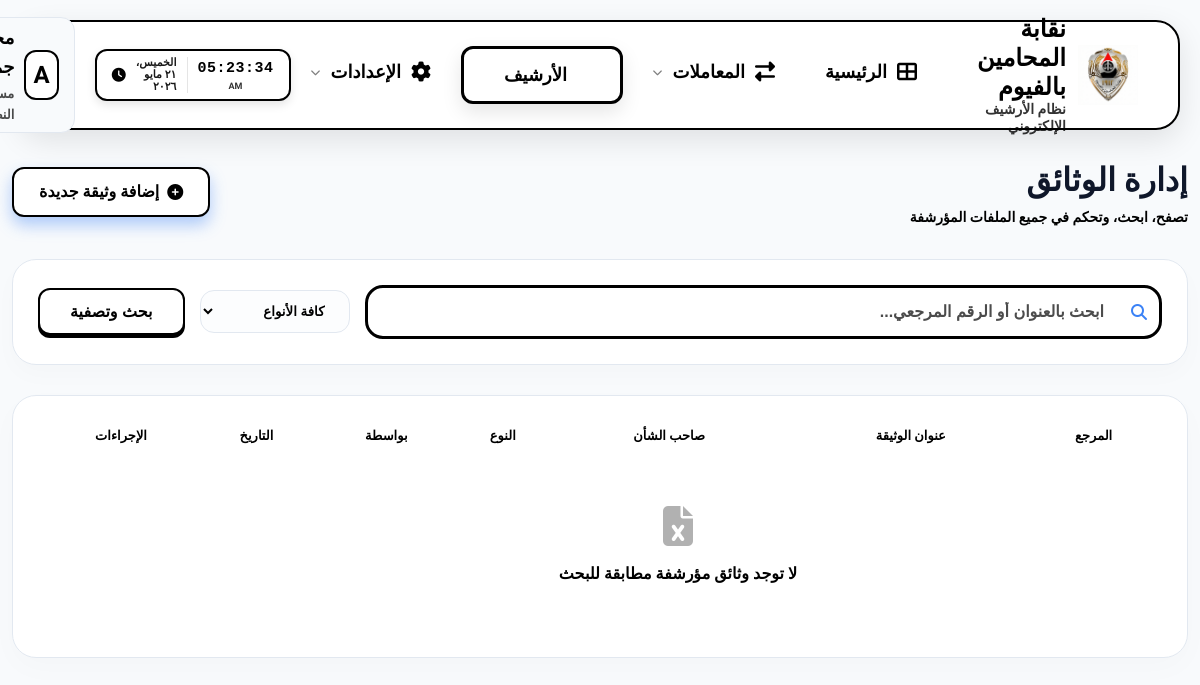
Page /documents/ (signed in) on the earlier database version.
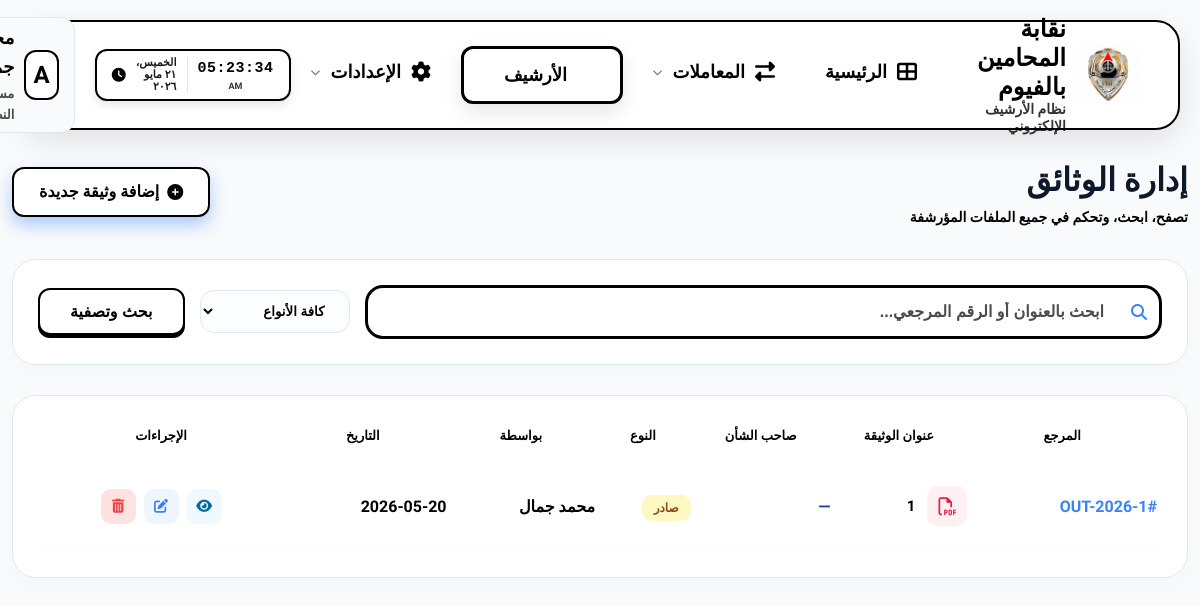
Same page on the later database version.
### eams/models.py (models this page shows, shortened)
class Document(models.Model):
    TYPE_CHOICES = (
        ('incoming', 'وارد'),
        ('outgoing', 'صادر'),
        ('internal', 'داخلي'),
    )
    title = models.CharField(max_length=255, verbose_name="عنوان الوثيقة")
    doc_type = models.CharField(max_length=20, choices=TYPE_CHOICES, default='incoming', verbose_name="نوع الوثيقة")
    reference_number = models.CharField(max_length=50, blank=True, null=True, verbose_name="رقم الصادر/الوارد")
    file = models.FileField(upload_to='documents/%Y/%m/%d/', verbose_name="الملف", blank=True, null=True)
    category = models.ForeignKey(Category, on_delete=models.CASCADE, related_name='documents', verbose_name="التصنيف")
    transaction = models.ForeignKey(Transaction, on_delete=models.SET_NULL, null=True, blank=True, related_name='documents', verbose_name="المعاملة (رقم المتابعة)")
    tags = models.ManyToManyField(Tag, blank=True, verbose_name="الوسوم")
    description = models.TextField(blank=True, null=True, verbose_name="الوصف")
    recipient_name = models.CharField(max_length=255, blank=True, null=True, verbose_name="اسم المستلم")
    recipient_department = models.CharField(max_length=255, blank=True, null=True, verbose_name="قسم المستلم")
    uploaded_at = models.DateTimeField(auto_now_add=True, verbose_name="تاريخ الرفع")
    updated_at = models.DateTimeField(auto_now=True, verbose_name="تاريخ التعديل")
    uploaded_by = models.ForeignKey(User, on_delete=models.SET_NULL, null=True, related_name='uploaded_documents', verbose_name="بواسطة")
    group_id = models.CharField(max_length=100, blank=True, null=True, verbose_name="معرف المجموعة (للرفع المتعدد)")

class Profile(models.Model):
    ROLE_CHOICES = (
        ('admin', 'مدير نظام'),
        ('employee', 'موظف'),
        ('viewer', 'مشاهد'),
    )
    user = models.OneToOneField(User, on_delete=models.CASCADE, related_name='profile')
    full_name = models.CharField(max_length=255, blank=True, null=True, verbose_name="الاسم بالكامل")
    job_title = models.CharField(max_length=255, blank=True, null=True, verbose_name="الوظيفة")
    department = models.CharField(max_length=255, blank=True, null=True, verbose_name="القسم")
    raw_password = models.CharField(max_length=255, blank=True, null=True, verbose_name="كلمة المرور الحالية (للمدير)")
    access_incoming = models.BooleanField(default=True, verbose_name="الأرشيف الوارد")
    access_outgoing = models.BooleanField(default=True, verbose_name="الأرشيف الصادر")
    access_internal = models.BooleanField(default=True, verbose_name="البريد الداخلي")
    access_reports = models.BooleanField(default=False, verbose_name="التقارير الإحصائية")
    access_categories = models.BooleanField(default=False, verbose_name="إدارة الأقسام")
    access_audit = models.BooleanField(default=False, verbose_name="سجل التحركات")
    access_users = models.BooleanField(default=False, verbose_name="إدارة المستخدمين")

### eams/views.py (the view, shortened to what this page needs)
# urls.py: path('documents/', views.document_list, name='document_list'),
@login_required
def document_list(request):
    query = request.GET.get('q')
    category_id = request.GET.get('category')
    doc_type = request.GET.get('type')
    documents = Document.objects.all()
    if doc_type:
        documents = documents.filter(doc_type=doc_type)
    if category_id:
        documents = documents.filter(category_id=category_id)
    documents = documents.order_by('-uploaded_at')
    context = {
        'documents': documents,
        'categories': Category.objects.all(),
    }
    if request.headers.get('X-Requested-Part') == 'rows':
        return render(request, 'eams/partials/document_table_rows.html', context)
    return render(request, 'eams/document_list.html', context)

### templates/eams/document_list.html (shortened to what this page needs)
{% extends 'base.html' %}
{% block content %}
<div class="fade-in">
    <div class="list-header" style="display: flex; justify-content: space-between; align-items: center; margin-bottom: 30px; flex-wrap: wrap; gap: 20px;">
        <div>
            <h1 style="font-size: 28px; font-weight: 900; color: var(--primary-color);">إدارة الوثائق</h1>
            <p style="color: var(--text-muted); font-size: 14px; font-weight: 700;">تصفح، ابحث، وتحكم في جميع الملفات المؤرشفة</p>
        </div>
        <a href="{% url 'document_create' %}{% if request.GET.type %}?type={{ request.GET.type }}{% endif %}" class="btn btn-primary" style="box-shadow: 0 8px 16px var(--accent-glow);">
            <i class="fas fa-plus-circle"></i> إضافة وثيقة جديدة
        </a>
    </div>
    <div class="filters-bar" style="background: white; padding: 25px; border-radius: 24px; border: 1px solid var(--border-color); margin-bottom: 30px; box-shadow: 0 10px 25px rgba(0,0,0,0.02);">
        <form action="{{ request.path }}" method="GET" style="display: flex; gap: 15px; flex-wrap: wrap; align-items: center;">
            <div style="flex-grow: 1; min-width: 250px; position: relative;">
                <i class="fas fa-search" style="position: absolute; right: 15px; top: 50%; transform: translateY(-50%); color: var(--accent-color);"></i>
                <input type="text" name="q" placeholder="ابحث بالعنوان أو الرقم المرجعي..." value="{{ request.GET.q|default:'' }}"
                    style="width: 100%; padding: 15px 55px 15px 15px; border-radius: 18px; border: 3px solid #000000; outline: none; font-weight: 900; font-size: 16px; transition: all 0.3s; background: #ffffff; color: #000000 !important;">
            </div>
            <select name="type" style="padding: 12px 20px; border-radius: 14px; border: 1.5px solid var(--border-color); font-weight: 700; cursor: pointer; outline: none; background: #fcfdfe; min-width: 150px;">
                <option value="">كافة الأنواع</option>
            </select>
            <button type="submit" class="btn btn-primary" style="padding: 12px 30px;">بحث وتصفية</button>
        </form>
    </div>
    <div class="data-container table-responsive">
        <table style="width: 100%; border-collapse: collapse; min-width: 800px;">
            <thead>
                <tr>
                    <th style="padding-bottom: 20px; color: var(--text-muted); font-size: 13px;">المرجع</th>
                    <th style="padding-bottom: 20px; color: var(--text-muted); font-size: 13px;">عنوان الوثيقة</th>
                    <th style="padding-bottom: 20px; color: var(--text-muted); font-size: 13px;">صاحب الشأن</th>
                    <th style="padding-bottom: 20px; color: var(--text-muted); font-size: 13px;">النوع</th>
                    <th style="padding-bottom: 20px; color: var(--text-muted); font-size: 13px;">بواسطة</th>
                    <th style="padding-bottom: 20px; color: var(--text-muted); font-size: 13px;">التاريخ</th>
                    <th style="padding-bottom: 20px; color: var(--text-muted); font-size: 13px; text-align: center;">الإجراءات</th>
                </tr>
            </thead>
            <tbody id="document-table-body"
                   hx-get="{% url 'document_list' %}{% if request.GET %}?{{ request.GET.urlencode }}{% endif %}"
                   hx-trigger="every 5s"
                   hx-headers='{"X-Requested-Part": "rows"}'
                   hx-swap="innerHTML">
                {% include 'eams/partials/document_table_rows.html' %}
            </tbody>
        </table>
    </div>
</div>
{% endblock %}

### templates/eams/partials/document_table_rows.html (shortened to what this page needs)
{% for doc in documents %}
<tr style="border-bottom: 1px solid #f8fafc;">
    <td style="padding: 20px 0; font-weight: 900; color: var(--accent-color);">#{{ doc.reference_number }}</td>
    <td style="padding: 20px 0;">
        <div style="display: flex; align-items: center; gap: 12px;">
            <div style="width: 40px; height: 40px; background: #fff1f2; color: #e11d48; border-radius: 10px; display: flex; align-items: center; justify-content: center; font-size: 18px;">
                <i class="far fa-file-pdf"></i>
            </div>
            <span style="font-weight: 800; font-size: 15px;">{{ doc.title }}</span>
        </div>
    </td>
    <td style="padding: 20px 0;">
        <span style="font-weight: 800; color: #1e40af;">{{ doc.transaction.client_name|default:"—" }}</span>
    </td>
    <td style="padding: 20px 0;">
        {% if doc.doc_type == 'incoming' %}
        <span style="background: #dcfce7; color: #166534; padding: 6px 12px; border-radius: 10px; font-size: 12px; font-weight: 900;">وارد</span>
        {% elif doc.doc_type == 'outgoing' %}
        <span style="background: #fef9c3; color: #854d0e; padding: 6px 12px; border-radius: 10px; font-size: 12px; font-weight: 900;">صادر</span>
        {% else %}
        <span style="background: #e0e7ff; color: #3730a3; padding: 6px 12px; border-radius: 10px; font-size: 12px; font-weight: 900;">داخلي</span>
        {% endif %}
    </td>
    <td style="padding: 20px 0;">
        <span style="font-weight: 800; color: #000;">{{ doc.uploaded_by.profile.full_name|default:doc.uploaded_by.username|default:"نظام" }}</span>
    </td>
    <td style="padding: 20px 0; color: var(--text-muted); font-weight: 700;">{{ doc.uploaded_at|date:"Y-m-d" }}</td>
    <td style="padding: 20px 0;">
        <div style="display: flex; gap: 8px; justify-content: center;">
            <a href="{% url 'document_detail' doc.pk %}" style="width: 35px; height: 35px; border-radius: 10px; background: #f0f9ff; color: #0369a1; display: flex; align-items: center; justify-content: center; text-decoration: none; transition: 0.2s;" title="عرض التفاصيل">
                <i class="fas fa-eye" style="font-size: 14px;"></i>
            </a>
            <a href="{% url 'document_update' doc.pk %}" style="width: 35px; height: 35px; border-radius: 10px; background: #eff6ff; color: var(--accent-color); display: flex; align-items: center; justify-content: center; text-decoration: none; transition: 0.2s;" title="تعديل">
                <i class="fas fa-edit" style="font-size: 14px;"></i>
            </a>
            <a href="#" onclick="return showDeleteModal('{% url 'document_delete' doc.pk %}')" style="width: 35px; height: 35px; border-radius: 10px; background: #fee2e2; color: #ef4444; display: flex; align-items: center; justify-content: center; text-decoration: none; transition: 0.2s;" title="حذف">
                <i class="fas fa-trash-alt" style="font-size: 14px;"></i>
            </a>
        </div>
    </td>
</tr>
{% empty %}
<tr>
    <td colspan="6" style="padding: 40px; text-align: center; color: var(--text-muted);">
        <i class="fas fa-file-excel" style="font-size: 40px; margin-bottom: 15px; opacity: 0.3;"></i>
        <div style="font-weight: 800;">لا توجد وثائق مؤرشفة مطابقة للبحث</div>
    </td>
</tr>
{% endfor %}

Differences in the rows shown:
added Document: reference_number "OUT-2026-1", title "1", transaction.client_name "—", doc_type "صادر", uploaded_by.profile.full_name "محمد جمال", uploaded_at "2026-05-20"
Other differences:
text no longer shown: "لا توجد وثائق مؤرشفة مطابقة للبحث"
